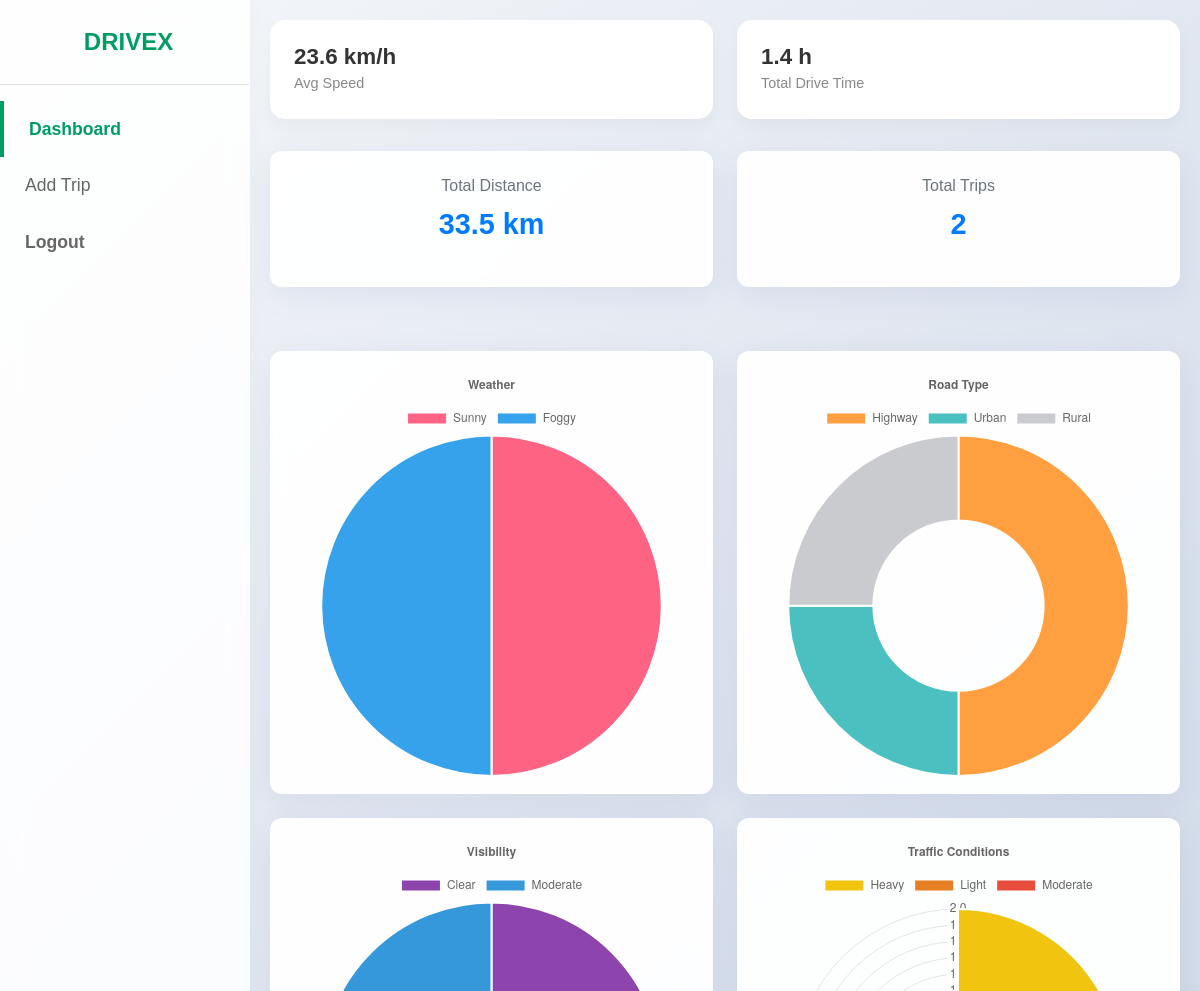
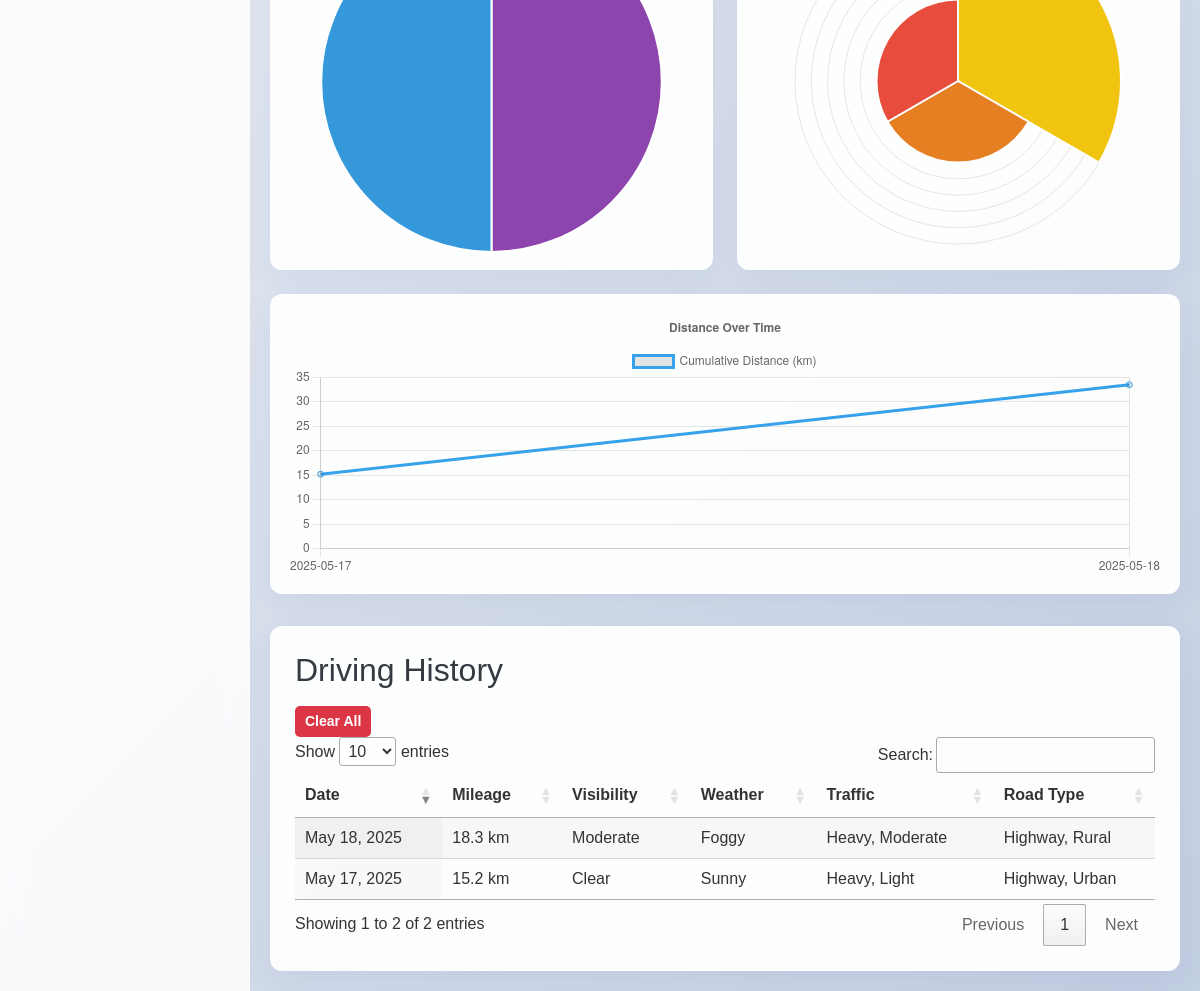
/dashboard.php (signed in), run on the app's committed database (2 pictures, top to bottom).
### tables this page shows
CREATE TABLE DrivingSession
(
    session_id           INT       NOT NULL AUTO_INCREMENT,
    user_id              INT       NOT NULL,
    start_date           TIMESTAMP NOT NULL,
    end_date             TIMESTAMP NOT NULL,
    mileage              FLOAT,
    visibility_id        INT       NOT NULL,
    weather_condition_id INT       NOT NULL,
    PRIMARY KEY (session_id),

    FOREIGN KEY (user_id) REFERENCES Users (user_id),
    FOREIGN KEY (visibility_id) REFERENCES Visibility (visibility_id),
    FOREIGN KEY (weather_condition_id) REFERENCES WeatherCondition (weather_condition_id)
);

CREATE TABLE Visibility
(
    visibility_id INT         NOT NULL,
    visibility    VARCHAR(50) NOT NULL,
    PRIMARY KEY (visibility_id)
);

CREATE TABLE WeatherCondition
(
    weather_condition_id INT         NOT NULL,
    weather_condition    VARCHAR(50) NOT NULL,
    PRIMARY KEY (weather_condition_id)
);

### dashboard.php (the view, shortened to what this page needs)
<?php
require_once "php/db.php";
$userId = $_SESSION['user_id'];
$page = $_GET['page'] ?? 'dashboard';
$tripsStmt = $conn->prepare("
    SELECT
        ds.session_id, ds.start_date, ds.end_date, ds.mileage,
        wc.weather_condition,
        v.visibility,
        GROUP_CONCAT(DISTINCT rt.road_type SEPARATOR ', ') as road_types,
        GROUP_CONCAT(DISTINCT tc.traffic_condition SEPARATOR ', ') as traffic_conditions
    FROM DrivingSession ds
    JOIN WeatherCondition wc ON ds.weather_condition_id = wc.weather_condition_id
    JOIN Visibility v ON ds.visibility_id = v.visibility_id
    LEFT JOIN OccursOn oo ON ds.session_id = oo.session_id
    LEFT JOIN RoadType rt ON oo.road_type_id = rt.road_type_id
    LEFT JOIN TakesPlace tp ON ds.session_id = tp.session_id
    LEFT JOIN TrafficCondition tc ON tp.traffic_condition_id = tc.traffic_condition_id
    WHERE ds.user_id = ?
    GROUP BY ds.session_id
    ORDER BY ds.start_date ASC
");
$tripsStmt->execute([$userId]);
$trips = $tripsStmt->fetchAll();
$weatherStats = [];
$roadStats = [];
$dateStats = [];
$visStats = [];
$trafficStats = [];
foreach ($trips as $trip) {
    $w = $trip['weather_condition'];
    $weatherStats[$w] = ($weatherStats[$w] ?? 0) + 1;
    $rList = $trip['road_types'] ? explode(', ', $trip['road_types']) : ['Unknown'];
    foreach ($rList as $r) {
        $roadStats[$r] = ($roadStats[$r] ?? 0) + 1;
    }
    $date = date('Y-m-d', strtotime($trip['start_date']));
    if (!isset($dateStats[$date])) $dateStats[$date] = 0;
    $dateStats[$date] += $trip['mileage'];
    $v = $trip['visibility'];
    $visStats[$v] = ($visStats[$v] ?? 0) + 1;
    $tList = $trip['traffic_conditions'] ? explode(', ', $trip['traffic_conditions']) : ['Unknown'];
    foreach ($tList as $t) {
        $trafficStats[$t] = ($trafficStats[$t] ?? 0) + 1;
    }
}
$weatherLabels = json_encode(array_keys($weatherStats));
$weatherData = json_encode(array_values($weatherStats));
$roadLabels = json_encode(array_keys($roadStats));
$roadData = json_encode(array_values($roadStats));
$visLabels = json_encode(array_keys($visStats ?? []));
$visData = json_encode(array_values($visStats ?? []));
$trafficLabels = json_encode(array_keys($trafficStats ?? []));
$trafficData = json_encode(array_values($trafficStats ?? []));
$lineLabels = [];
$lineData = [];
$cumul = 0;
foreach ($dateStats as $date => $miles) {
    $cumul += $miles;
    $lineLabels[] = $date;
    $lineData[] = $cumul;
}
$lineLabelsJson = json_encode($lineLabels);
$lineDataJson = json_encode($lineData);
$totalDistance = array_sum(array_column($trips, 'mileage'));
$totalTrips = count($trips);
$totalDurationSeconds = 0;
foreach ($trips as $t) {
    $start = strtotime($t['start_date']);
    $end = strtotime($t['end_date']);
    $totalDurationSeconds += ($end - $start);
}
$totalHours = $totalDurationSeconds > 0 ? $totalDurationSeconds / 3600 : 0;
$avgSpeed = $totalHours > 0 ? $totalDistance / $totalHours : 0;
?>
<!DOCTYPE html>
<html lang="en">
<head>
    <link href="https://cdn.jsdelivr.net/npm/bootstrap@5.3.0/dist/css/bootstrap.min.css" rel="stylesheet">
    <link rel="stylesheet" href="css/style.css?v=5">
    <link rel="stylesheet" href="https://cdn.datatables.net/1.13.6/css/jquery.dataTables.min.css">
</head>
<body>
<div class="d-flex" id="wrapper">
    <div id="sidebar-wrapper">
        <div class="sidebar-heading text-center py-4 primary-text fs-4 fw-bold text-uppercase border-bottom">
            <span class="ms-2 brand-text">DRIVEX</span>
        </div>
        <div class="list-group list-group-flush my-3">
            <a href="?page=dashboard" class="list-group-item list-group-item-action bg-transparent second-text <?php echo $page=='dashboard'?'active':''; ?>">
                <span class="link-text">Dashboard</span>
            </a>
            <a href="?page=add_trip" class="list-group-item list-group-item-action bg-transparent second-text <?php echo $page=='add_trip'?'active':''; ?>">
                <span class="link-text">Add Trip</span>
            </a>
            <a href="php/logout.php" class="list-group-item list-group-item-action bg-transparent text-danger fw-bold mt-auto">
                <span class="link-text">Logout</span>
            </a>
        </div>
    </div>
    <div id="page-content-wrapper">
        <div class="container-fluid" style="padding: 20px;">
            <?php if ($page === 'dashboard'): ?>
            <div class="analytics-strip">
                <div class="analytics-item">
                    <div>
                        <h4><?php echo number_format($avgSpeed, 1); ?> km/h</h4>
                        <span>Avg Speed</span>
                    </div>
                </div>
                <div class="analytics-item">
                    <div>
                        <h4><?php echo number_format($totalHours, 1); ?> h</h4>
                        <span>Total Drive Time</span>
                    </div>
                </div>
            </div>
            <div class="summary-cards">
                <div class="card stat-card">
                    <h3>Total Distance</h3>
                    <p><?php echo number_format($totalDistance, 1); ?> km</p>
                </div>
                <div class="card stat-card">
                    <h3>Total Trips</h3>
                    <p><?php echo $totalTrips; ?></p>
                </div>
            </div>
            <div class="charts-container">
                <div class="chart-wrapper"><canvas id="weatherChart"></canvas></div>
                <div class="chart-wrapper"><canvas id="roadChart"></canvas></div>
                <div class="chart-wrapper"><canvas id="visibilityChart"></canvas></div>
                <div class="chart-wrapper"><canvas id="trafficChart"></canvas></div>
                <div class="chart-wrapper wide"><canvas id="experiencesChart"></canvas></div>
            </div>
            <div class="table-container">
    <div class="history-header">
        <h2>Driving History</h2>
        <form action="php/clear_all_trips.php" method="POST"
              onsubmit="return confirm('Are you sure you want to delete ALL driving sessions? This cannot be undone.');">
            <button type="submit" class="btn btn-danger btn-sm">Clear All</button>
        </form>
    </div>
    <table id="experiencesTable" class="display" style="width:100%">
        <thead>
            <tr>
                <th>Date</th>
                <th>Mileage</th>
                <th>Visibility</th>
                <th>Weather</th>
                <th>Traffic</th>
                <th>Road Type</th>
            </tr>
        </thead>
        <tbody>
            <?php foreach(array_reverse($trips) as $trip): ?>
            <tr>
                <td><?php echo date('M d, Y', strtotime($trip['start_date'])); ?></td>
                <td><?php echo number_format($trip['mileage'], 1); ?> km</td>
                <td><?php echo $trip['visibility']; ?></td>
                <td><?php echo $trip['weather_condition']; ?></td>
                <td><?php echo $trip['traffic_conditions'] ?? 'None'; ?></td>
                <td><?php echo $trip['road_types'] ?? 'None'; ?></td>
            </tr>
            <?php endforeach; ?>
        </tbody>
    </table>
</div>
            <script>
                document.addEventListener('DOMContentLoaded', function() {
                    initCharts(
                        <?php echo $weatherLabels; ?>,
                        <?php echo $weatherData; ?>,
                        <?php echo $roadLabels; ?>,
                        <?php echo $roadData; ?>,
                        <?php echo $lineLabelsJson; ?>,
                        <?php echo $lineDataJson; ?>,
                        <?php echo $visLabels; ?>,
                        <?php echo $visData; ?>,
                        <?php echo $trafficLabels; ?>,
                        <?php echo $trafficData; ?>
                    );
                });
            </script>
            <?php endif; ?>
        </div>
    </div>
</div>
</body>
</html>

### css/style.css (style rules this page uses)
* { box-sizing: border-box; margin: 0; padding: 0; font-family: 'Arial', sans-serif; }
body { background-color: #e9ecef; color: #333; min-height: 100vh; display: flex; flex-direction: column; }
a { text-decoration: none; color: inherit; }
:root { --main-bg-color: #009d63; --main-text-color: #009d63; --second-text-color: #bbbec5; --second-bg-color: #c1efde; }
body { background: linear-gradient(135deg, #f5f7fa 0%, #c3cfe2 100%); font-family: 'Segoe UI', 'Roboto', 'Helvetica Neue', sans-serif; overflow-x: hidden; min-height: 100vh; display: flex; flex-direction: column; }
#wrapper { overflow-x: hidden; background: transparent; display: flex; width: 100%; align-items: stretch; transition: all 0.3s ease; }
#sidebar-wrapper { min-height: 100vh; margin-left: 0; transition: margin 0.25s ease-out; background: rgba(255, 255, 255, 0.85); backdrop-filter: blur(12px); border-right: 1px solid rgba(255, 255, 255, 0.3); box-shadow: 4px 0 15px rgba(0, 0, 0, 0.02); width: 250px; position: relative; transition: all 0.3s ease; }
#sidebar-wrapper .sidebar-heading { padding: 1.5rem 1.25rem; font-size: 1.2rem; color: #444; }
#sidebar-wrapper .list-group-item { border: none; padding: 15px 25px; font-size: 1.1rem; font-weight: 500; color: #666 !important; border-radius: 0; transition: background-color 0.2s; display: flex; align-items: center; gap: 10px; }
#sidebar-wrapper .list-group-item.active { background-color: transparent; color: var(--main-text-color) !important; font-weight: bold; border-left: 4px solid var(--main-text-color); }
#page-content-wrapper { flex: 1; width: 0; transition: margin 0.25s ease-out; }
.card { background: white; border-radius: 12px; padding: 1.5rem; box-shadow: 0 4px 20px rgba(0, 0, 0, 0.05); margin-bottom: 2rem; }
.summary-cards { display: grid; grid-template-columns: repeat(auto-fit, minmax(200px, 1fr)); gap: 1.5rem; margin-bottom: 2rem; }
.stat-card { text-align: center; }
.stat-card h3 { color: #6c757d; font-size: 1rem; margin-bottom: 0.5rem; }
.stat-card p { font-size: 1.8rem; font-weight: bold; color: #007bff; }
.charts-container { display: grid; grid-template-columns: repeat(2, 1fr); gap: 1.5rem; margin-bottom: 2rem; }
.chart-wrapper { background: white; padding: 1rem; border-radius: 12px; box-shadow: 0 4px 15px rgba(0, 0, 0, 0.05); min-height: 300px; display: flex; align-items: center; justify-content: center; }
.chart-wrapper.wide { grid-column: span 2; width: 100%; }
.table-container { background: white; padding: 1.5rem; border-radius: 12px; box-shadow: 0 4px 20px rgba(0, 0, 0, 0.05); overflow-x: auto; }
.table-container h2 { margin-bottom: 1rem; color: #343a40; }
.btn { padding: 10px 20px; border-radius: 5px; border: none; font-size: 16px; font-weight: 600; cursor: pointer; transition: background 0.2s; display: inline-block; }
.btn-danger { background-color: #dc3545; color: white; }
.analytics-strip { display: flex; gap: 1.5rem; margin-bottom: 2rem; flex-wrap: wrap; }
.analytics-item { background: white; flex: 1; min-width: 200px; padding: 1.5rem; border-radius: 15px; display: flex; align-items: center; gap: 1rem; box-shadow: 0 8px 20px rgba(0, 0, 0, 0.04); transition: transform 0.2s; }
.analytics-item h4 { margin: 0; font-size: 1.4rem; font-weight: 700; color: #333; }
.analytics-item span { font-size: 0.9rem; color: #888; font-weight: 500; }
.card, .chart-wrapper, .table-container, .profile-header, .experience-section { background: rgba(255, 255, 255, 0.95); backdrop-filter: blur(10px); border: 1px solid rgba(255, 255, 255, 0.2); box-shadow: 0 8px 32px 0 rgba(31, 38, 135, 0.07); }
.card, .analytics-item, .profile-header, .experience-item { animation: fadeInUp 0.6s ease-out forwards; }
.primary-text { color: var(--main-text-color); }
#sidebar-wrapper .sidebar-heading { color: var(--main-text-color); font-weight: bold; }
.btn-sm { padding: 5px 10px; font-size: 0.875rem; }

### data on the page
drivingsession: start_date "May 18, 2025", mileage "18.3", visibility.visibility "Moderate", weather_condition.weather_condition "Foggy", traffic_conditions "Heavy, Moderate", road_types "Highway, Rural"
drivingsession: start_date "May 17, 2025", mileage "15.2", visibility.visibility "Clear", weather_condition.weather_condition "Sunny", traffic_conditions "Heavy, Light", road_types "Highway, Urban"

### other printed values
$avgSpeed "23.6"
$totalHours "1.4"
$totalDistance "33.5"
$totalTrips "2"
chart data {{ $weatherLabels }} ["Sunny","Foggy"]
chart data {{ $weatherData }} [1,1]
chart data {{ $roadLabels }} ["Highway","Urban","Rural"]
chart data {{ $roadData }} [2,1,1]
